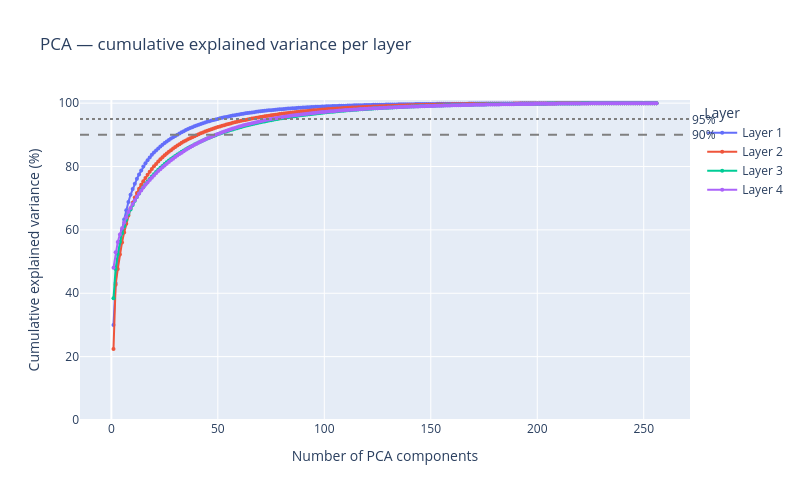

The cell this chart's notebook holds for it:
### Markdown cell above
## B. Dimensionality diagnostics (run 0)
How many dimensions do the activations need?
* **PCA cumulative explained variance** per layer, with the dimensions needed for 90 % / 95 %.
* **Distance-preservation stress** (Kruskal stress-1, `sqrt(Σ(D − D̂)² / ΣD²)`) of a *k*-dimensional
  PCA embedding, and of MDS if `COMPUTE_MDS_STRESS`. Rule of thumb: < 0.10 good, < 0.20 acceptable.
  Both are measured the same way, so the PCA and MDS curves can be compared directly.

### Code cell
RUN = 0
fig_var = go.Figure()
rows = []
for l in ANALYSIS_LAYERS:
    cumvar = np.cumsum(PCA().fit(run_activations(RUN, l)).explained_variance_ratio_) * 100
    rows.append({'layer': l, 'dims for 90%': int(np.searchsorted(cumvar, 90)) + 1,
                 'dims for 95%': int(np.searchsorted(cumvar, 95)) + 1,
                 f'variance in {N_PH_DIMS or 3}D (%)': cumvar[(N_PH_DIMS or 3) - 1]})
    fig_var.add_trace(go.Scatter(x=np.arange(1, len(cumvar) + 1), y=cumvar, mode='lines+markers',
                                 name=f'Layer {l}', marker=dict(size=4)))

fig_var.add_hline(y=90, line_dash='dash', line_color='gray', annotation_text='90%', annotation_position='right')
fig_var.add_hline(y=95, line_dash='dot',  line_color='gray', annotation_text='95%', annotation_position='right')
fig_var.update_layout(title='PCA — cumulative explained variance per layer',
                      xaxis_title='Number of PCA components', yaxis_title='Cumulative explained variance (%)',
                      yaxis_range=[0, 101], width=800, height=500, legend_title='Layer')
fig_var.show()

pca_dims = pd.DataFrame(rows).set_index('layer')
display(pca_dims.round(1))
print(f"Max dims needed for 95% across layers: {pca_dims['dims for 95%'].max()}")

### Figure 1 — Plotly figure (JSON) as saved in the notebook; plotly's stock layout.template omitted (floating-point values rounded to 4 significant figures; data arrays with more than 128 entries replaced by an {"elided": "..."} marker saying what was removed)
{"data": [{"marker": {"size": 4}, "mode": "lines+markers", "name": "Layer 1", "type": "scatter", "x": {"elided": "256 int values"}, "y": {"elided": "256 float values"}}, {"marker": {"size": 4}, "mode": "lines+markers", "name": "Layer 2", "type": "scatter", "x": {"elided": "256 int values"}, "y": {"elided": "256 float values"}}, {"marker": {"size": 4}, "mode": "lines+markers", "name": "Layer 3", "type": "scatter", "x": {"elided": "256 int values"}, "y": {"elided": "256 float values"}}, {"marker": {"size": 4}, "mode": "lines+markers", "name": "Layer 4", "type": "scatter", "x": {"elided": "256 int values"}, "y": {"elided": "256 float values"}}], "layout": {"annotations": [{"showarrow": false, "text": "90%", "x": 1, "xanchor": "left", "xref": "x domain", "y": 90, "yanchor": "middle", "yref": "y"}, {"showarrow": false, "text": "95%", "x": 1, "xanchor": "left", "xref": "x domain", "y": 95, "yanchor": "middle", "yref": "y"}], "height": 500, "legend": {"title": {"text": "Layer"}}, "shapes": [{"line": {"color": "gray", "dash": "dash"}, "type": "line", "x0": 0, "x1": 1, "xref": "x domain", "y0": 90, "y1": 90, "yref": "y"}, {"line": {"color": "gray", "dash": "dot"}, "type": "line", "x0": 0, "x1": 1, "xref": "x domain", "y0": 95, "y1": 95, "yref": "y"}], "title": {"text": "PCA — cumulative explained variance per layer"}, "width": 800, "xaxis": {"title": {"text": "Number of PCA components"}}, "yaxis": {"range": [0, 101], "title": {"text": "Cumulative explained variance (%)"}}}}
